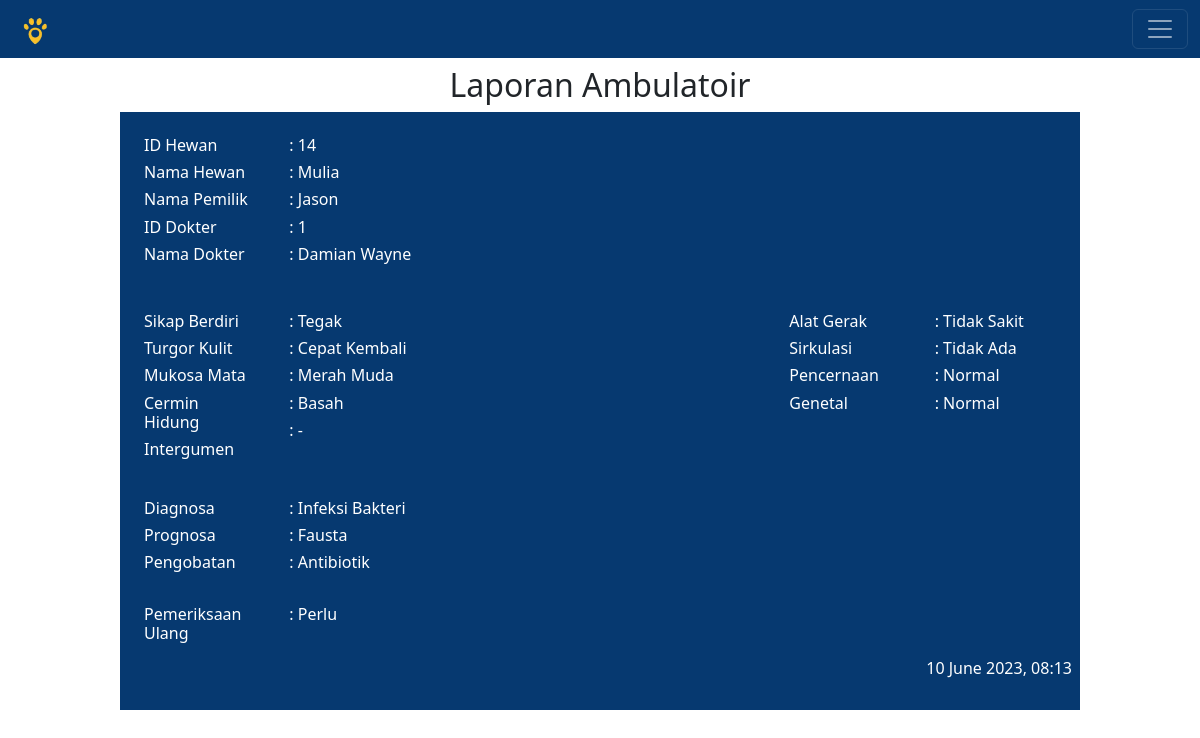
The app's page /output_ambul.php?id_ambul=9 with its own data.
### tables this page shows
CREATE TABLE `ambul` (
  `id_ambul` int(11) NOT NULL,
  `id_dokter` int(11) NOT NULL,
  `id_pemeriksaan` varchar(20) NOT NULL,
  `sikap_berdiri` varchar(20) NOT NULL,
  `turgor_kulit` varchar(20) NOT NULL,
  `mukosa_mata` varchar(20) NOT NULL,
  `cermin_hidung` varchar(20) NOT NULL,
  `intergumen` varchar(20) NOT NULL,
  `alat_gerak` varchar(20) NOT NULL,
  `sirkulasi` varchar(20) NOT NULL,
  `pencernaan` varchar(20) NOT NULL,
  `genetal` varchar(20) NOT NULL,
  `diagnosa` text NOT NULL,
  `prognosa` text NOT NULL,
  `pengobatan` varchar(20) NOT NULL,
  `pemeriksaan_ulang` varchar(20) NOT NULL,
  `tanggal` datetime NOT NULL
);

CREATE TABLE `hewan` (
  `id_hewan` int(11) NOT NULL,
  `nama_hewan` varchar(30) NOT NULL,
  `nama_pemilik` varchar(30) NOT NULL,
  `alamat` varchar(30) NOT NULL,
  `no_wa_pemilik` varchar(20) NOT NULL,
  `umur` varchar(30) NOT NULL,
  `spesies` varchar(20) NOT NULL,
  `ras` varchar(20) NOT NULL,
  `warna` varchar(20) NOT NULL,
  `berat` varchar(30) NOT NULL,
  `jenis_kelamin` varchar(6) NOT NULL,
  `tanda_khusus` varchar(20) NOT NULL
);

CREATE TABLE `dokter_hewan` (
  `id_dokter` int(11) NOT NULL,
  `nama` varchar(30) NOT NULL,
  `spesialisasi` varchar(30) NOT NULL,
  `password` varchar(15) NOT NULL
);

### output_ambul.php (the view, shortened to what this page needs)
<?php
	include 'koneksi.php';
?>
<!DOCTYPE html>
<html>
<head>
	<link href="https://cdn.jsdelivr.net/npm/bootstrap@5.2.2/dist/css/bootstrap.min.css" rel="stylesheet">
	<link rel="stylesheet" href="home.css">
</head>
<body>
	<nav class="navbar navbar-dark" style="background-color:#063970">
  	<div class="container-fluid">
  	  <a class="navbar-brand"><img src="Images/logo.png" style="height:30px" alt="BAROKAH 2"></a>
  	  <button class="navbar-toggler" type="button" data-bs-toggle="offcanvas" data-bs-target="#offcanvasRight" aria-controls="offcanvasRight">
  	  	<span class="navbar-toggler-icon"></span>
  	  </button>
  	</div>
	</nav>
	<?php
		$id_ambul	= $_GET['id_ambul'];
		$query = mysqli_query($connect, "SELECT a.*, b.*, c.*, d.* FROM ambul as a INNER JOIN dokter_hewan as b ON a.id_dokter=b.id_dokter INNER JOIN data_pemeriksaan as c ON a.id_pemeriksaan=c.id_pemeriksaan INNER JOIN hewan as d ON c.id_hewan=d.id_hewan WHERE a.id_ambul='$id_ambul'");
	while ($data = mysqli_fetch_array($query)) {
	?>
	<center class="my-1 pt-1">
	<h2>Laporan Ambulatoir</h2>
	<div style="width:80%; background-color:#063970;" class="py-4 px-2">
		<div class="row">
			<div class="col-2 mr-0">
			<div style="color:white; text-align:left;" class="mb-3 mx-3">
				<h6>ID Hewan</h6>
				<h6>Nama Hewan</h6>
				<h6>Nama Pemilik</h6>
				<h6>ID Dokter</h6>
				<h6>Nama Dokter</h6><br>
			</div>
			</div>
			<div class="col-10 mr-5">
			<div style="color:white; text-align:left;">
				<h6><?= ": ".$data['id_hewan'];?></h6>
				<h6><?= ": ".$data['nama_hewan'];?></h6>
				<h6><?= ": ".$data['nama_pemilik'];?></h6>
				<h6><?= ": ".$data['id_dokter'];?></h6>
				<h6><?= ": ".$data['nama'];?></h6><br>
			</div>
			</div>
		</div>
		<div class="row">
			<div class="col-2">
			<div style="color:white; text-align:left;" class="mb-3 mx-3">
				<h6>Sikap Berdiri</h6>
				<h6>Turgor Kulit</h6>
				<h6>Mukosa Mata</h6>
				<h6>Cermin Hidung</h6>
				<h6>Intergumen</h6>
			</div>
			</div>
			<div class="col-6 ml-3">
			<div style="color:white; text-align:left;">
				<h6><?= ": ".$data['sikap_berdiri'];?></h6>
				<h6><?= ": ".$data['turgor_kulit'];?></h6>
				<h6><?= ": ".$data['mukosa_mata'];?></h6>
				<h6><?= ": ".$data['cermin_hidung'];?></h6>
				<h6><?= ": ".$data['intergumen'];?></h6>
			</div>
			</div>
			<div class="col-2">
			<div style="color:white; text-align:left;" class="mb-3 mx-3">
				<h6>Alat Gerak</h6>
				<h6>Sirkulasi</h6>
				<h6>Pencernaan</h6>
				<h6>Genetal</h6>
			</div>
			</div>
			<div class="col-2 mr-3">
			<div style="color:white; text-align:left;">
				<h6><?= ": ".$data['alat_gerak'];?></h6>
				<h6><?= ": ".$data['sirkulasi'];?></h6>
				<h6><?= ": ".$data['pencernaan'];?></h6>
				<h6><?= ": ".$data['genetal'];?></h6>
			</div>
			</div>
		</div>
		<div class="row">
			<div class="col-2 mr-0">
			<div style="color:white; text-align:left;" class="mb-3 mx-3">
				<br>
				<h6>Diagnosa</h6>
				<h6>Prognosa</h6>
				<h6>Pengobatan</h6><br>
				<h6>Pemeriksaan Ulang</h6>
			</div>
			</div>
			<div class="col-10 mr-5">
			<div style="color:white; text-align:left;">
				<br>
				<h6><?= ": ".$data['diagnosa'];?></h6>
				<h6><?= ": ".$data['prognosa'];?></h6>
				<h6><?= ": ".$data['pengobatan'];?></h6><br>
				<h6><?= ": ".$data['pemeriksaan_ulang'];?></h6>
			</div>
			</div>
		</div>
		<div style="color:white; text-align:right;" class="mr-3">
				<h6><?= date('d F Y',strtotime($data['tanggal'])).", ".date('H:i', strtotime($data['tanggal']));?></h6>
		</div>
	<?php } ?>
	</div>
	</center>
</body>
</html>

### records on screen
ambul: hewan.id_hewan "14", hewan.nama_hewan "Mulia", hewan.nama_pemilik "Jason", id_dokter.id_dokter "1", id_dokter.nama "Damian Wayne", sikap_berdiri "Tegak", turgor_kulit "Cepat Kembali", mukosa_mata "Merah Muda", cermin_hidung "Basah", intergumen "-", alat_gerak "Tidak Sakit", sirkulasi "Tidak Ada", pencernaan "Normal", genetal "Normal", diagnosa "Infeksi Bakteri", prognosa "Fausta", pengobatan "Antibiotik", pemeriksaan_ulang "Perlu", tanggal "10 June 2023", tanggal "08:13"
